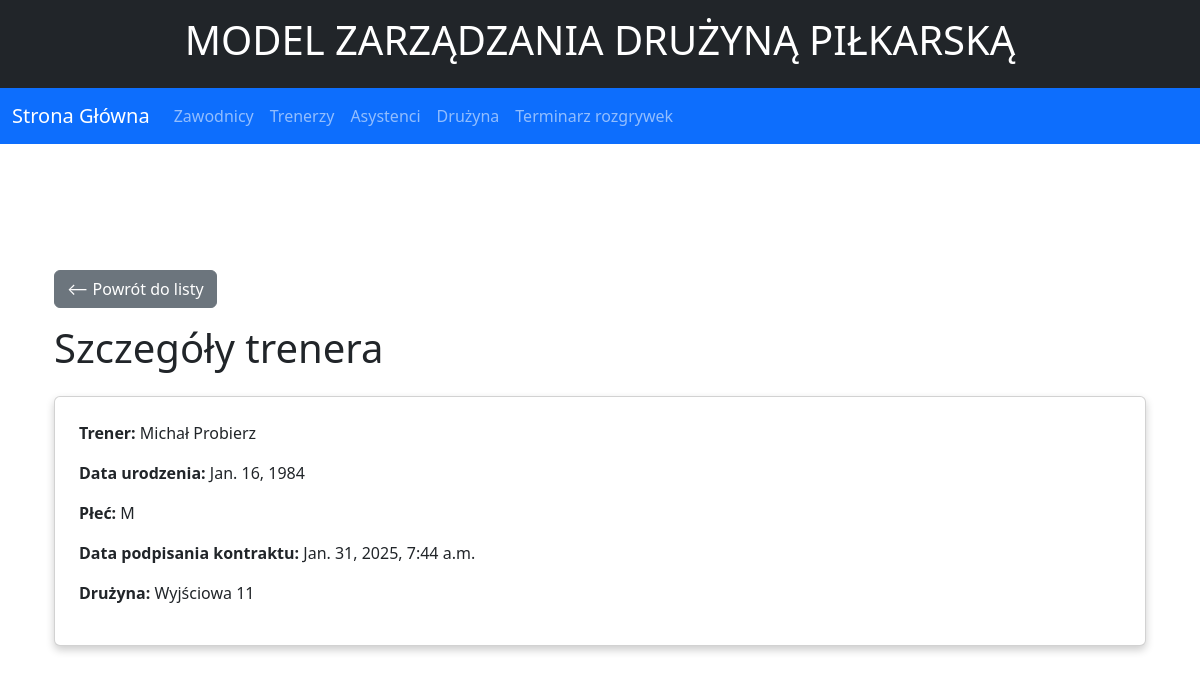
/coach/7, run on the app's committed database.
### Legia/models.py (models this page shows, shortened)
class Coach(models.Model):
    firstname = models.CharField(max_length=50)
    lastname = models.CharField(max_length=50)
    birth = models.DateField()
    gender = models.CharField(max_length=100, choices=PLEC, null = True)
    signing_date = models.DateTimeField(auto_now_add=True)
    team = models.ForeignKey(Team, null=True, blank=True, on_delete=models.SET_NULL)

class Team(models.Model):
    name = models.CharField(max_length=100, choices=TEAMS)
    capacity = models.PositiveBigIntegerField(null = True)

### Legia/views.py (the view)
# urls.py: path('coach/<int:id>', views.coach_detail, name='coach-detail'),
def coach_detail(request, id):
    try:
        coach = Coach.objects.get(id=id)
    except Coach.DoesNotExist:
        raise Http404("Coach not found")
    return render(request, "Legia/coach/detail.html", {'coach': coach})

### Legia/templates/Legia/coach/detail.html (shortened to what this page needs)
{% extends "Legia/base.html" %}
{% block content %}
<div class="container">
    <a href="{% url 'coach-list' %}" class="btn btn-secondary mb-3">⟵ Powrót do listy</a>
    <h1 class="mb-4">Szczegóły trenera</h1>
    <div class="card p-4">
        <p><strong>Trener:</strong> {{ coach.firstname }} {{ coach.lastname }}</p>
        <p><strong>Data urodzenia:</strong> {{ coach.birth }}</p>
        <p><strong>Płeć:</strong> {{ coach.gender }}</p>
        <p><strong>Data podpisania kontraktu:</strong> {{ coach.signing_date }}</p>
        <p><strong>Drużyna:</strong> {{ coach.team.name }}</p>
    </div>
</div>
{% endblock %}

### Legia/static/css/Legia.css (style rules this page uses)
:root { --green: #1b612b; --red: #aa1625; --white: #ffffff; --black: #222427; }
body { font-family: Arial, sans-serif; background-color: #434343; }
a { color: var(--green); text-decoration: none; }
h1, h2, h3 { color: var(--black); }
.container { margin-top: 30px; }
.card { box-shadow: 0 4px 8px rgba(0, 0, 0, 0.2); border-radius: 10px; }

### data on the page
Coach: firstname "Michał", lastname "Probierz", birth "Jan. 16, 1984", gender "M", signing_date "Jan. 31, 2025, 7:44 a.m.", team.name "Wyjściowa 11"
